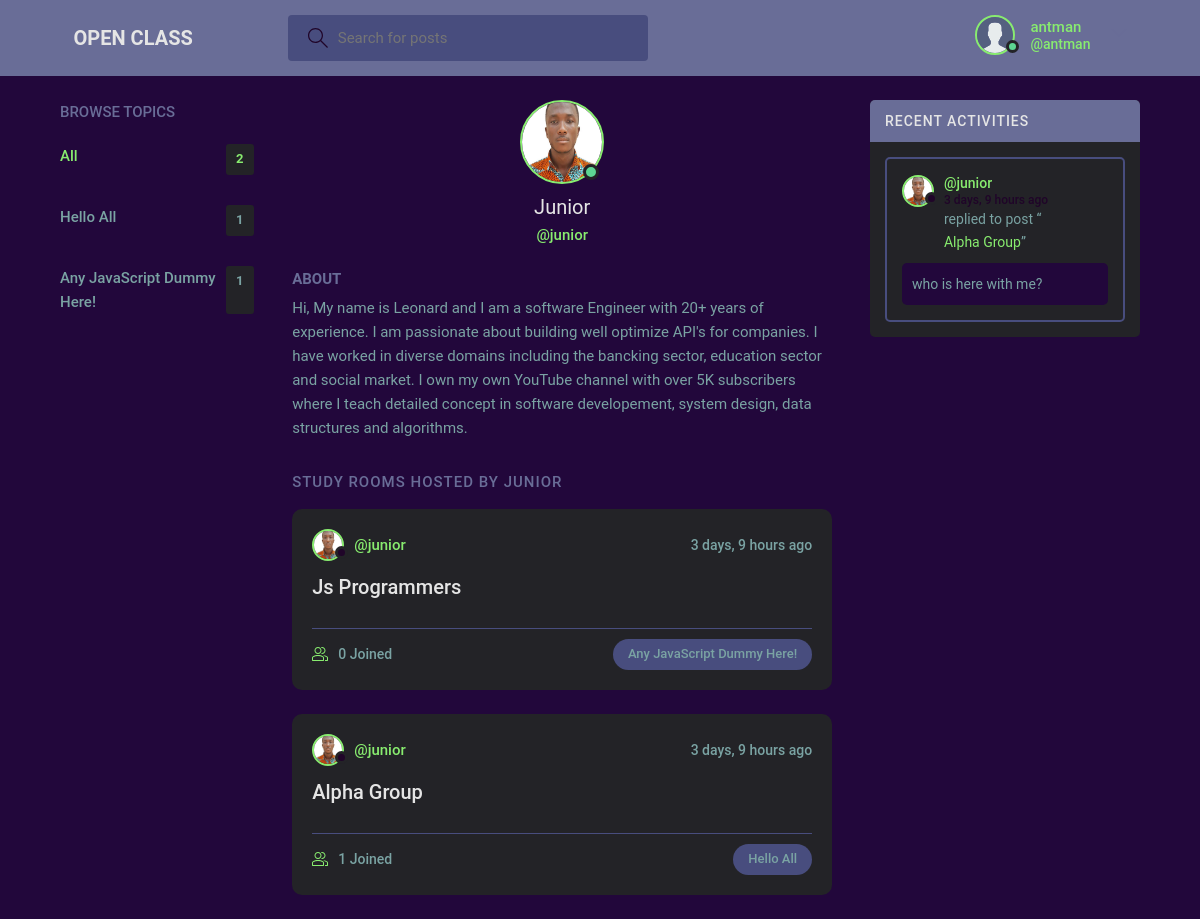
Screenshot of /profile/8/ (signed in) with the database file from the repository.
### base/models.py (models this page shows, shortened)
class User(AbstractUser):
    name = models.CharField(max_length=200, null=True)
    email = models.EmailField(unique=True, null=True)
    bio = models.TextField(null=True)
    avatar = models.ImageField(null=True, default="avatar.svg")
    USERNAME_FIELD = 'username'
    REQUIRED_FIELDS = []

class Topic(models.Model):
    name = models.CharField(max_length=200)

class Room(models.Model):
    host = models.ForeignKey(User, on_delete=models.SET_NULL, null=True)
    topic = models.ForeignKey(Topic, on_delete=models.SET_NULL, null=True)
    name = models.CharField(max_length=200)
    description = models.TextField(null=True, blank=True)
    participants = models.ManyToManyField(
        User, related_name='participants', blank=True)
    updated = models.DateTimeField(auto_now=True)
    created = models.DateTimeField(auto_now_add=True)
    class Meta:
        ordering = ['-updated', '-created']
    def __str__(self):
        return self.name

class Message(models.Model):
    user = models.ForeignKey(User, on_delete=models.CASCADE)
    room = models.ForeignKey(Room, on_delete=models.CASCADE)
    body = models.TextField()
    updated = models.DateTimeField(auto_now=True)
    created = models.DateTimeField(auto_now_add=True)
    class Meta:
        ordering = ['-updated', '-created']

### base/views.py (the view)
# urls.py: path('profile/<str:pk>/', views.userProfile, name="user-profile"),
@login_required(login_url='login')
def userProfile(request, pk):
    user = User.objects.get(id=pk)
    rooms = user.room_set.all()
    room_messages = user.message_set.all()
    topics = Topic.objects.all()
    context = {'user': user, 'rooms': rooms,
               'room_messages': room_messages, 'topics': topics}
    return render(request, 'base/profile.html', context)

### base/templates/base/profile.html (shortened to what this page needs)
{% extends 'main.html' %}
{% block content %}
{% include 'navbar.html' %}
<main class="profile-page layout layout--3">
  <div class="container">
    {% include 'base/topics_component.html' %}
    <div class="roomList">
      <div class="profile">
        <div class="profile__avatar">
          <div class="avatar avatar--large active">
            <img src="{{user.avatar.url}}" />
          </div>
        </div>
        <div class="profile__info">
          <h3>{{user.name}}</h3>
          <p>@{{user.username}}</p>
        </div>
        <div class="profile__about">
          <h3>About</h3>
          <p>
            {{user.bio}}
          </p>
        </div>
      </div>
      <div class="roomList__header">
        <div>
          <h2>Study Rooms Hosted by {{user.name}}</a>
          </h2>
        </div>
      </div>
      {% include 'base/feed_component.html' %}
    </div>
    {% include 'base/activity_component.html' %}
  </div>
</main>
{% endblock content %}

### templates/navbar.html (shortened to what this page needs)
{% load static %}
<header class="header header--loggedIn">
    <div class="container">
        <a href="{% url 'home' %}" class="header__logo">
            <h1>OPEN CLASS</h1>
        </a>
        <form class="header__search" method="GET" action="{% url 'home' %}">
            <label>
                <input name="q" placeholder="Search for posts" />
            </label>
        </form>
        <nav class="header__menu">
            {% if request.user.is_authenticated %}
            <div class="header__user">
                <a href="{% url 'update-user' %}">
                    <div class="avatar avatar--medium active">
                        <img src="{{request.user.avatar.url}}" />
                    </div>
                    <p>{{request.user.username}} <span>@{{request.user.username}}</span></p>
                </a>
                <button class="dropdown-button">
                    <svg version="1.1" xmlns="http://www.w3.org/2000/svg" width="32" height="32" viewBox="0 0 32 32">
                        <title>chevron-down</title>
                        <path d="M16 21l-13-13h-3l16 16 16-16h-3l-13 13z"></path>
                    </svg>
                </button>
            </div>
            {% else %}
            <a href="{% url 'login' %}">
                <img src="{% static 'images/avatar.svg' %}" />
                <p>Login</p>
            </a>
            {% endif %}
        </nav>
    </div>
</header>

### base/templates/base/topics_component.html (shortened to what this page needs)
<div class="topics">
    <div class="topics__header">
        <h2>Browse Topics</h2>
    </div>
    {% if not topics.count %}
    <p class="topics__list"> 0 Topics Added !</p>
    {% else %}
    <ul class="topics__list">
        <li>
            <a href="{% url 'home' %}" class="active">All <span>{{topics.count}}</span></a>
        </li>
        {% for topic in topics %}
        <li>
            <a href="{% url 'home' %}?q={{topic.name}}">{{topic.name}}<span>{{topic.room_set.all.count}}</span></a>
        </li>
        {% endfor %}
    </ul>
    {% endif %}
</div>

### base/templates/base/feed_component.html (shortened to what this page needs)
{% for room in rooms %}
<div class="roomListRoom">
    <div class="roomListRoom__header">
        <a href="{% url 'user-profile' room.host.id %}" class="roomListRoom__author">
            <div class="avatar avatar--small">
                <img src="{{room.host.avatar.url}}" />
            </div>
            <span>@{{room.host.username}}</span>
        </a>
        <div class="roomListRoom__actions">
            <span>{{room.created|timesince}} ago</span>
        </div>
    </div>
    <div class="roomListRoom__content">
        <a href="{% url 'room' room.id %}">{{room.name}}</a>
    </div>
    <div class="roomListRoom__meta">
        <a href="{% url 'room' room.id %}" class="roomListRoom__joined">
            {{room.participants.all.count}} Joined
        </a>
        <p class="roomListRoom__topic">{{room.topic.name}}</p>
    </div>
</div>
{% endfor %}

### base/templates/base/activity_component.html (shortened to what this page needs)
<div class="activities">
    <div class="activities__header">
        <h2>Recent Activities</h2>
    </div>
    {% if messages_count == 0 %}
    <div class="activities__box">
        <p>No Activities Added !</p>
    </div>
    {% else %}
    {% for message in room_messages %}
    <div class="activities__box">
        <div class="activities__boxHeader roomListRoom__header">
            <a href="{% url 'user-profile' message.user.id %}" class="roomListRoom__author">
                <div class="avatar avatar--small">
                    <img src="{{message.user.avatar.url}}" />
                </div>
                <p>
                    @{{message.user.username}}
                    <span>{{message.created|timesince}} ago</span>
                </p>
            </a>
        </div>
        <div class="activities__boxContent">
            <p>replied to post “<a href="{% url 'room' message.room.id %}">{{message.room}}</a>”</p>
            <div class="activities__boxRoomContent">{{message.body}}</div>
        </div>
    </div>
    {% endfor %}
    {% endif %}
</div>

### rows the page displays
User: user.avatar (placeholder picture), user.username "antman"
Topic: name "Hello All", room_set.all.count "1"
Topic: name "Any JavaScript Dummy Here!", room_set.all.count "1"
User: avatar (picture), name "Junior", username "junior", bio "Hi, My name is Leonard and I am a software Engineer with 20+ years of experience. I am passionate about building well optimize API's for companies. I have worked in diverse domains including the bancking sector, education sector and social market. I own my own YouTube channel with over 5K subscribers where I teach detailed concept in software developement, system design, data structures and algorithms.", name "JUNIOR"
Room: host.avatar (picture), host.username "junior", created "3 days, 9 hours", name "Js Programmers", participants.all.count "0", topic.name "Any JavaScript Dummy Here!"
Room: host.avatar (picture), host.username "junior", created "3 days, 9 hours", name "Alpha Group", participants.all.count "1", topic.name "Hello All"
Message: user.avatar (picture), user.username "junior", room "Alpha Group", body "who is here with me?"

### other values shown
{{ topics.count }} "2"
